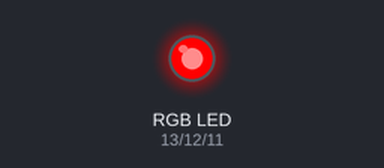
The sketch below on a simulated Arduino Uno, built with avr-gcc and run on an emulated ATmega328P. Shown: an RGB LED mixed from three pins (HIGH = lit).

Above: at 0.02 s.
At 1.47 s:
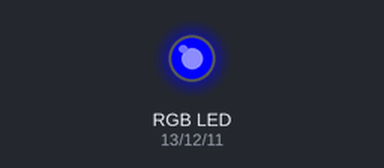
At 2.92 s:
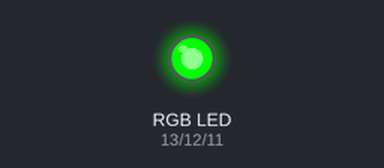
Timing chart, 0 to 3.2 s (numbered marks = the images above):
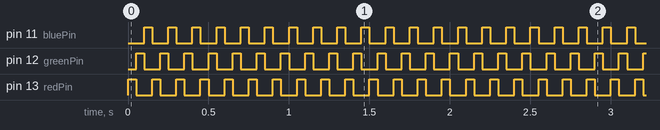

The sketch:

sketch_sep12a.ino
```cpp
const int redPin = 13;
const int greenPin = 12;
const int bluePin = 11;

void setup() {
  Serial.begin(9600);
  pinMode(redPin, OUTPUT);
  pinMode(greenPin, OUTPUT);
  pinMode(bluePin, OUTPUT);
}

void loop() {
  rgb();
}

void rgb() {
  analogWrite(redPin, 255);
  analogWrite(greenPin, 0);
  analogWrite(bluePin, 0);
  delay(50);
  analogWrite(redPin, 0);
  analogWrite(greenPin, 255);
  analogWrite(bluePin, 0);
  delay(50);
  analogWrite(redPin, 0);
  analogWrite(greenPin, 0);
  analogWrite(bluePin, 255);
  delay(50);
}

void greenBlink()
{
  analogWrite(greenPin, 0);
  delay(100);
  analogWrite(greenPin, 255);
}

void yellow()
{
  analogWrite(redPin, 255);
  analogWrite(greenPin, 255);
  analogWrite(bluePin, 0);
}


void red()
{
  analogWrite(redPin, 255);
  analogWrite(greenPin, 0);
  analogWrite(bluePin, 0);
}
```

Measured:
- by itself, pin 11 (bluePin), pin 12 (greenPin), pin 13 (redPin): alternates HIGH for 0.05 s and LOW for 0.10 s
